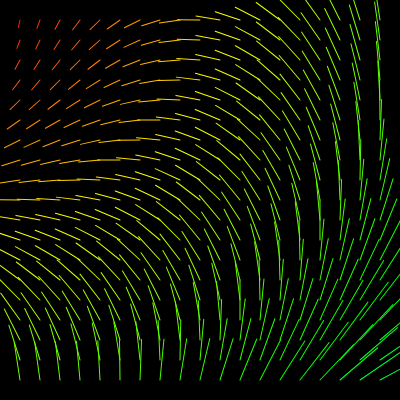
Frame 1 (no input)
Frame 60 (no input): identical to frame 1, image omitted
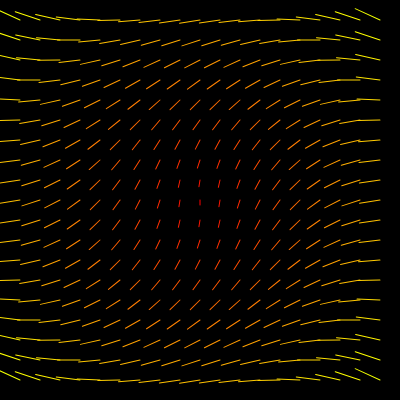
Frame 120 (the mouse pressed at the canvas centre since frame 60)

The p5.js sketch that drew these frames (run headless with seeded random() and noise() and a simulated clock; from frame 60 on, the mouse is pressed at the canvas centre):

// p5.js sketch
// ── sketch.js
let angle1 = 0;
let angle2 = 0;
let s = 20;
function setup() {
  createCanvas(400, 400);
}

function draw() {
  background(0);
  colorMode(HSB)
  
//   rectMode(CENTER);
//   push();
//   translate(width / 2, height / 2)
//   // rotate(PI / 2* sin(frameCount / 100));
//   rotate(angle1)
//   rect(0, 0, 100);
//   angle1 += 0.05;
//   pop();
  
//   push();
//   translate(width / 4, height / 4)
//   rotate(angle2);
//   rect(0,0, 100);
//   angle2 -= 0.05
//   pop();
  
  // noFill();
  // for (let i = 20; i < width; i += s){
  //   for(j = 20; j < height; j += s){
  //     push();
  //     let d = dist(i, j, mouseX, mouseY)
  //     d1 = map(d, 0, width, 5, 60)
  //     rectMode(CENTER)
  //     translate(i, j)
  //     rotate(angle1)
  //     rect(0, 0, d1)
  //     anglemouse = map(mouseX, 0, width, -0.005, 0.005)
  //     angle1+= anglemouse
  //     pop();
  //   }
  // }
  
  
  // noFill();
  // for (let i = 20; i < width; i += s){
  //   for(j = 20; j < height; j += s){
  //     push();
  //     let d = dist(i, j, mouseX, mouseY)
  //     let d1 = map(d, 0, width, 5, 60)
  //     let angle3 = map(mouseX, 0, width, 0, PI)
  //     rectMode(CENTER)
  //     translate(i, j)
  //     rotate(angle3)
  //     rect(0, 0, d1)
  //     pop();
  //   }
  // }
  
  noFill();
  for (let i = 20; i < width; i += s){
    for(j = 20; j < height; j += s){
      push();
      let d = dist(i, j, mouseX, mouseY)
      let d1 = map(d, 0, width, 5, 2*s)
      let angle3 = map(d, 0, width, 0, PI)
      let h = map(d, 0, width, 0, 100)
      rectMode(CENTER)
      translate(i, j)
      rotate(angle3)
      stroke(h,100,100)
      line(0,0,0,d1)
      // rect(0, 0, d1)
      pop();
    }
  }
  
  

}
